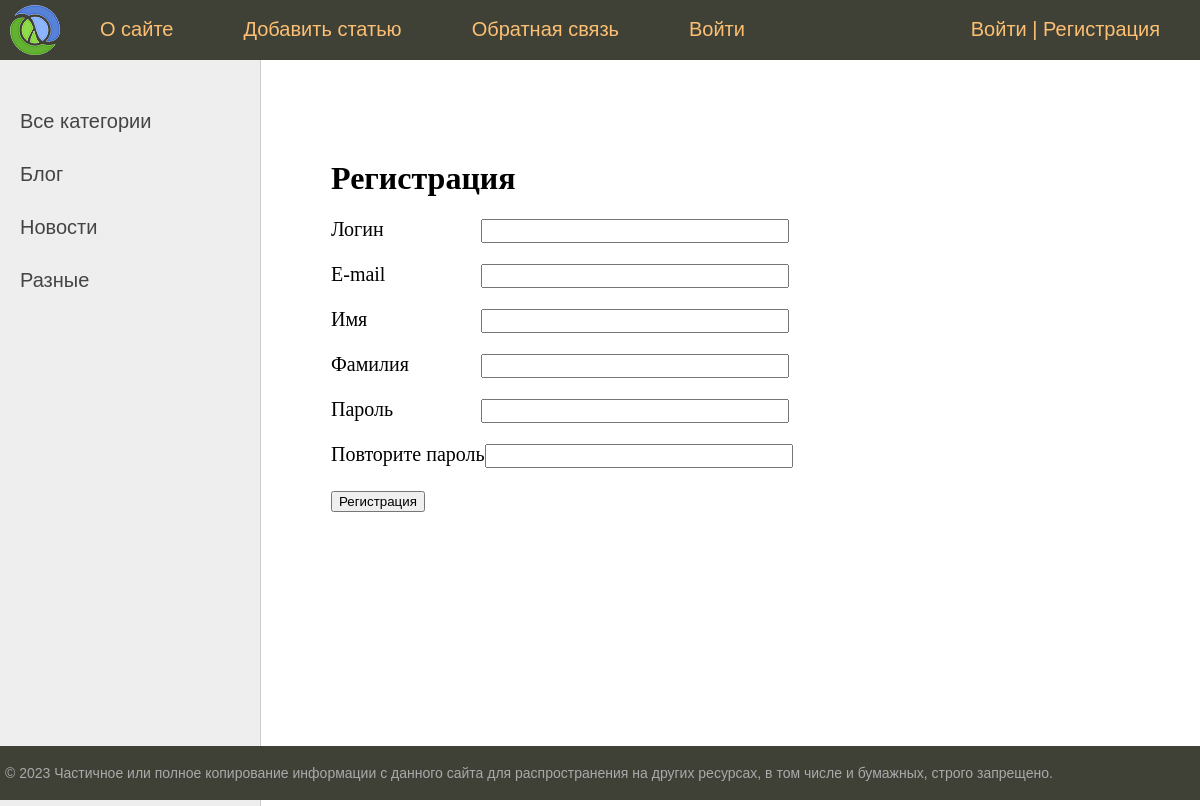
The page /users/register/ on the database its author committed.
### basqa/models.py (models this page shows, shortened)
class Category(models.Model):
    name = models.CharField(max_length=100, db_index=True, verbose_name='Категория')
    slug = models.SlugField(max_length=255, unique=True, db_index=True)
    def get_absolute_url(self):
        return reverse('category', kwargs={'cat_slug': self.slug})
    class Meta:
        verbose_name = 'Категории'
        verbose_name_plural = 'Категории'

### users/views.py (the view)
# urls.py: path('register/', views.RegisterUser.as_view(), name='register'),
class RegisterUser(CreateView):
    form_class = RegisterUserForm
    template_name = 'users/register.html'
    extra_context = {'title': 'Регистрация'}
    success_url = reverse_lazy('users:login')

### users/forms.py (shortened to what this page needs)
class RegisterUserForm(UserCreationForm):
    username = forms.CharField(label="Логин", widget=forms.TextInput(attrs={'class': 'form-input'}))
    password1 = forms.CharField(label="Пароль", widget=forms.PasswordInput(attrs={'class': 'form-input'}))
    password2 = forms.CharField(label="Повторите пароль", widget=forms.PasswordInput(attrs={'class': 'form-input'}))
    class Meta:
        model = get_user_model()
        fields = ['username', 'email', 'first_name', 'last_name', 'password1', 'password2']
        labels = {
            'email': 'E-mail',
            'first_name': 'Имя',
            'last_name': 'Фамилия',
        }
        widgets = {
            'email': forms.TextInput(attrs={'class': 'form-input'}),
            'first_name': forms.TextInput(attrs={'class': 'form-input'}),
            'last_name': forms.TextInput(attrs={'class': 'form-input'}),
        }

### basqa/templatetags/basqa_tags.py (called while the page is built)
@register.inclusion_tag('basqa/list_categories.html')
def show_categories(cat_selected=0):
    cats = Category.objects.all()
    return {'cats': cats, 'cat_selected': cat_selected}

### users/context_processors.py (called while the page is built)
def get_basqa_context(request):
    return {'mainmenu': menu}

### users/templates/users/register.html (shortened to what this page needs)
{% extends 'base.html' %}
{% block content %}
<h1>Регистрация</h1>
<form method="post">
    {% for f in form %}
        <p><label class="form-label" for="{{ form.title.id_for_label }}">{{ f.label }}</label>{{ f }}</p>
    {% endfor %}
    <p ><button type="submit">Регистрация</button></p>
</form>
{% endblock %}

### basqa/templates/basqa/list_categories.html
{% for cat in cats %}
{% if cat.id == cat_selected %}
<li class="selected">{{cat.name}}</li>
{% else %}
<li><a href="{{ cat.get_absolute_url }}">{{cat.name}}</a></li>
{% endif %}
{% endfor %}

### basqa/static/basqa/css/styles.css (style rules this page uses)
html, body { font-family: 'Arial'; margin: 0; padding: 0; height: 100%; width: 100%; color: #444; }
a { color: #0059b2; text-decoration: none; }
.left-chapters ul li { margin: 30px 0 0 0; color: #999; }
.left-chapters ul li a { color: #444; text-decoration: none; }
.content-text h1 { font-size: 32px; }
.form-input { width: 300px; font-size: 16px; }
.form-label { display: inline-block; min-width: 150px; vertical-align: top; }

### rows shown on the page
Category: name "Блог"
Category: name "Новости"
Category: name "Разные"

### other values the page prints
{{ m.title }} "О сайте" "Добавить статью" "Обратная связь" "Войти"
{{ f.label }} "Логин" "E-mail" "Имя" "Фамилия" "Пароль" "Повторите пароль"
